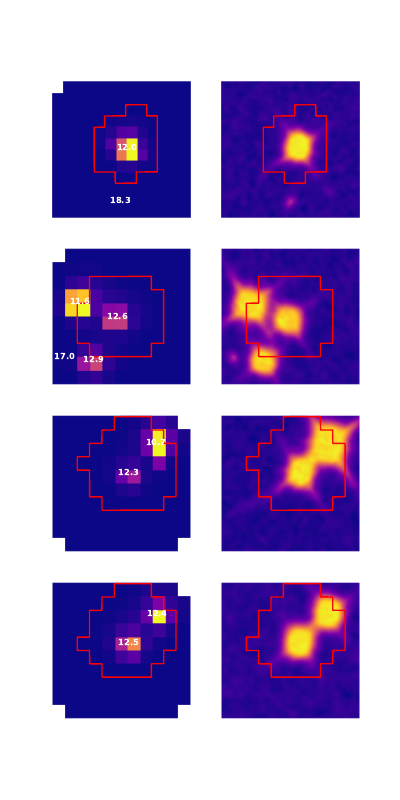

Generate this figure with Python:
from everest2 import StandardPLD
import matplotlib.pyplot as pl


c2 = [204611221, 204353339, 203008341, 204856827]
c3 = [205998445, 206137557, 206143176, 206066800]

fig, ax = pl.subplots(4,2, figsize = (4,8))
for i, EPIC in enumerate(c3):
  StandardPLD(EPIC, clobber = True, ax = ax[i])
fig.savefig('debug.pdf')

# - # - #

def debug_poss(self):
  '''
  
  '''
  
  # Get colormap
  plasma = pl.get_cmap('plasma')
  plasma.set_bad('w')
  
  # Get aperture contour
  def PadWithZeros(vector, pad_width, iaxis, kwargs):
    vector[:pad_width[0]] = 0
    vector[-pad_width[1]:] = 0
    return vector
  ny, nx = self.pixel_images[0].shape
  contour = np.zeros((ny,nx))
  contour[np.where(self.aperture)] = 1
  contour = np.lib.pad(contour, 1, PadWithZeros)
  highres = zoom(contour, 100, order = 0, mode='nearest') 
  extent = np.array([-1, nx, -1, ny])
  
  # Plot first, mid, and last TPF image
  image = self.pixel_images[1]
  ax = self.debug_ax[0]
  ax.imshow(image, aspect = 'auto', interpolation = 'nearest', cmap = plasma)
  ax.contour(highres, levels=[0.5], extent=extent, origin='lower', colors='r', linewidths=1)
  ax.axis('off')       
  ax.set_xlim(-0.7, nx - 0.3)
  ax.set_ylim(-0.7, ny - 0.3)
  for source in self.nearby:
    ax.annotate('%.1f' % source['mag'], 
                xy = (source['x'] - source['x0'], source['y'] - source['y0']), 
                ha = 'center', va = 'center', size = 6, color = 'w', fontweight = 'bold')    
    
  # Plot external image
  ax = self.debug_ax[1]
  from .missions.k2 import GetHiResImage
  image = GetHiResImage(self.ID)
  ax.imshow(image, aspect = 'auto', extent = (-0.5, nx - 0.5, -0.5, ny - 0.5), interpolation = 'bicubic', cmap = plasma)
  ax.contour(highres, levels=[0.5], extent=extent, origin='lower', colors='r', linewidths=1)
  ax.axis('off')
  ax.set_xlim(-0.7, nx - 0.3)
  ax.set_ylim(-0.7, ny - 0.3)
